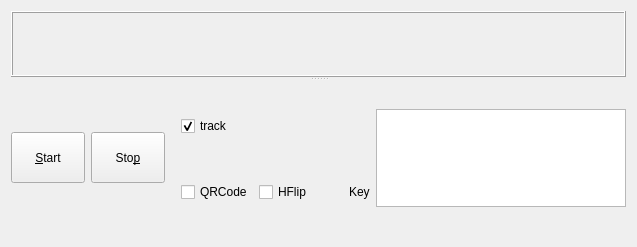
<?xml version="1.0" encoding="UTF-8"?>
<ui version="4.0">
 <class>eMPTYHOUSEForm</class>
 <widget class="QWidget" name="eMPTYHOUSEForm">
  <property name="geometry">
   <rect>
    <x>0</x>
    <y>0</y>
    <width>637</width>
    <height>247</height>
   </rect>
  </property>
  <property name="windowTitle">
   <string>Form</string>
  </property>
  <layout class="QGridLayout" name="gridLayout_2">
   <item row="0" column="0">
    <widget class="QSplitter" name="splitter">
     <property name="orientation">
      <enum>Qt::Vertical</enum>
     </property>
     <widget class="QFrame" name="frame_center">
      <property name="sizePolicy">
       <sizepolicy hsizetype="Preferred" vsizetype="Preferred">
        <horstretch>0</horstretch>
        <verstretch>0</verstretch>
       </sizepolicy>
      </property>
      <property name="frameShape">
       <enum>QFrame::Box</enum>
      </property>
      <property name="frameShadow">
       <enum>QFrame::Raised</enum>
      </property>
     </widget>
     <widget class="QWidget" name="layoutWidget">
      <layout class="QGridLayout" name="gridLayout">
       <item row="1" column="3">
        <widget class="QCheckBox" name="checkBox_barcode">
         <property name="text">
          <string>QRCode</string>
         </property>
         <property name="checked">
          <bool>false</bool>
         </property>
        </widget>
       </item>
       <item row="1" column="4">
        <widget class="QCheckBox" name="checkBox_hflip">
         <property name="text">
          <string>HFlip</string>
         </property>
        </widget>
       </item>
       <item row="0" column="3">
        <widget class="QCheckBox" name="checkBox_track">
         <property name="text">
          <string>track</string>
         </property>
         <property name="checked">
          <bool>true</bool>
         </property>
        </widget>
       </item>
       <item row="1" column="2">
        <spacer name="horizontalSpacer_4">
         <property name="orientation">
          <enum>Qt::Horizontal</enum>
         </property>
         <property name="sizeType">
          <enum>QSizePolicy::Preferred</enum>
         </property>
         <property name="sizeHint" stdset="0">
          <size>
           <width>17</width>
           <height>15</height>
          </size>
         </property>
        </spacer>
       </item>
       <item row="1" column="6">
        <widget class="QLabel" name="label">
         <property name="text">
          <string>Key</string>
         </property>
        </widget>
       </item>
       <item row="0" column="0" rowspan="2">
        <widget class="QPushButton" name="pushButton_start">
         <property name="minimumSize">
          <size>
           <width>61</width>
           <height>51</height>
          </size>
         </property>
         <property name="focusPolicy">
          <enum>Qt::NoFocus</enum>
         </property>
         <property name="text">
          <string>&amp;Start</string>
         </property>
        </widget>
       </item>
       <item row="0" column="1" rowspan="2">
        <widget class="QPushButton" name="pushButton_stop">
         <property name="minimumSize">
          <size>
           <width>61</width>
           <height>51</height>
          </size>
         </property>
         <property name="focusPolicy">
          <enum>Qt::NoFocus</enum>
         </property>
         <property name="text">
          <string>Sto&amp;p</string>
         </property>
        </widget>
       </item>
       <item row="1" column="5">
        <spacer name="horizontalSpacer_2">
         <property name="orientation">
          <enum>Qt::Horizontal</enum>
         </property>
         <property name="sizeHint" stdset="0">
          <size>
           <width>37</width>
           <height>15</height>
          </size>
         </property>
        </spacer>
       </item>
       <item row="0" column="7" rowspan="2">
        <widget class="QPlainTextEdit" name="plainTextEdit"/>
       </item>
      </layout>
     </widget>
    </widget>
   </item>
  </layout>
 </widget>
 <resources/>
 <connections/>
</ui>
